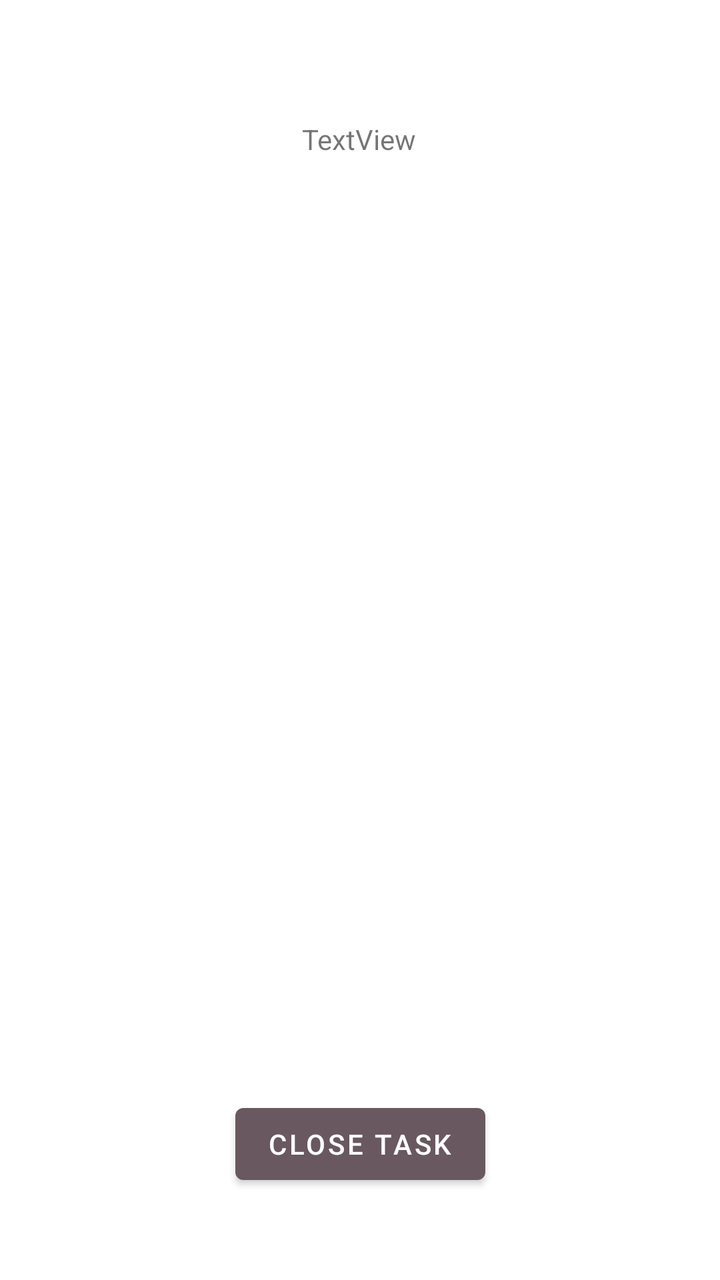
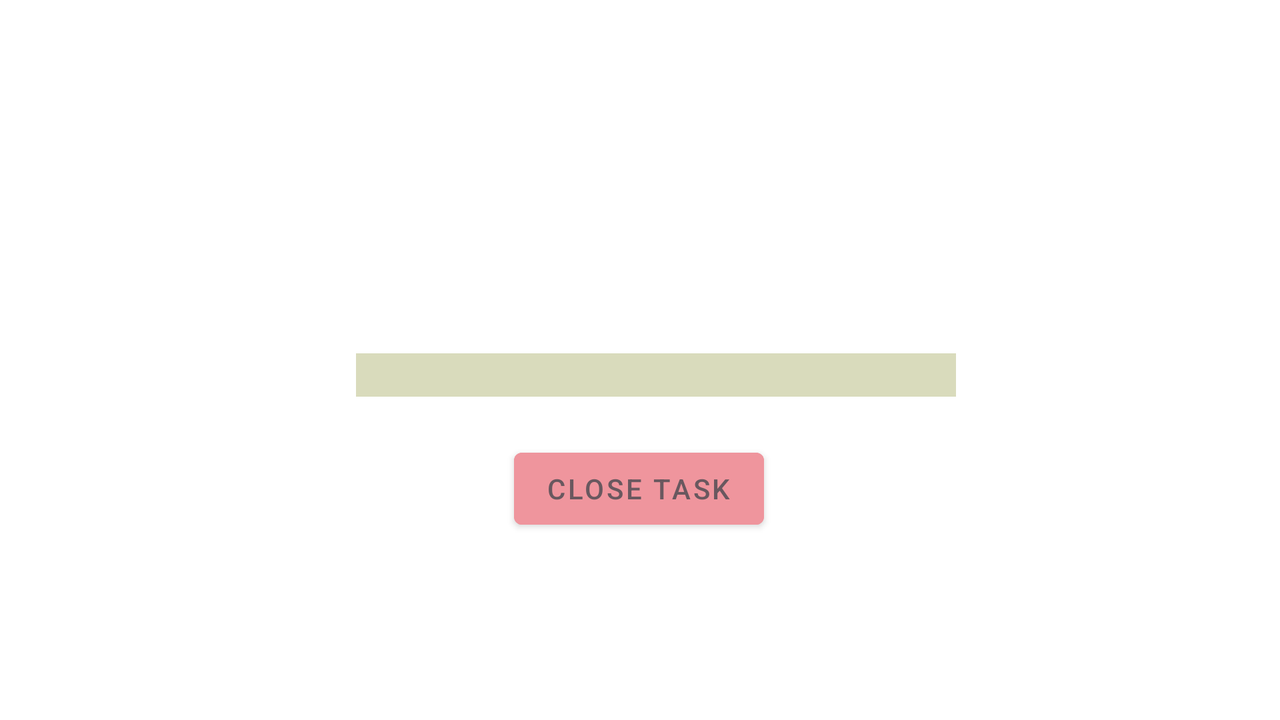

Compare how this app lays out the same screen by default and in its alternative resource folder. The renders come first, then the two layout files and the values they reference.
<!-- AndroidManifest.xml: application theme Theme.App_Project -->
<!-- res/layout/activity_taskdetail.xml -->
<?xml version="1.0" encoding="utf-8"?>
<androidx.constraintlayout.widget.ConstraintLayout
    xmlns:android="http://schemas.android.com/apk/res/android"
    xmlns:app="http://schemas.android.com/apk/res-auto"
    xmlns:tools="http://schemas.android.com/tools"
    android:layout_width="match_parent"
    android:layout_height="match_parent">

    <Button
        android:id="@+id/btn_deletetask"
        android:layout_width="wrap_content"
        android:layout_height="wrap_content"
        android:layout_marginBottom="44dp"
        android:text="Close Task"
        app:layout_constraintBottom_toBottomOf="parent"
        app:layout_constraintEnd_toEndOf="parent"
        app:layout_constraintStart_toStartOf="parent" />

    <TextView
        android:id="@+id/tv_taskdesc"
        android:layout_width="190dp"
        android:layout_height="114dp"
        android:layout_marginTop="16dp"
        android:layout_marginBottom="464dp"
        android:text="TextView"
        app:layout_constraintBottom_toTopOf="@+id/btn_deletetask"
        app:layout_constraintEnd_toEndOf="parent"
        app:layout_constraintHorizontal_bias="0.497"
        app:layout_constraintStart_toStartOf="parent"
        app:layout_constraintTop_toBottomOf="@+id/tv_taskname"
        app:layout_constraintVertical_bias="0.0" />

    <TextView
        android:id="@+id/tv_taskname"
        android:layout_width="wrap_content"
        android:layout_height="wrap_content"
        android:layout_marginTop="60dp"
        android:text="TextView"
        app:layout_constraintEnd_toEndOf="parent"
        app:layout_constraintHorizontal_bias="0.498"
        app:layout_constraintStart_toStartOf="parent"
        app:layout_constraintTop_toTopOf="parent" />
</androidx.constraintlayout.widget.ConstraintLayout>
<!-- resources referenced by this layout -->
<resources>
  <style name="Theme.App_Project" parent="Theme.MaterialComponents.Light.DarkActionBar">
          
          <item name="colorPrimary">#69585F</item>
          <item name="colorPrimaryVariant">@color/purple_700</item>
          <item name="colorOnPrimary">@color/white</item>
          
          <item name="colorSecondary">@color/teal_200</item>
          <item name="colorSecondaryVariant">@color/teal_700</item>
          <item name="colorOnSecondary">@color/black</item>
          
          <item name="android:statusBarColor" tools:targetApi="l">?attr/colorPrimaryVariant</item>
          
      </style>
  <color name="purple_700">#FF3700B3</color>
  <color name="white">#FFFFFFFF</color>
  <color name="teal_200">#FF03DAC5</color>
  <color name="teal_700">#FF018786</color>
  <color name="black">#FF000000</color>
</resources>
<!-- res/layout-land/activity_taskdetail.xml (the repository's variant of the layout above) -->
<!-- drawn on the phone turned sideways -->
<?xml version="1.0" encoding="utf-8"?>
<androidx.constraintlayout.widget.ConstraintLayout
    xmlns:android="http://schemas.android.com/apk/res/android"
    xmlns:app="http://schemas.android.com/apk/res-auto"
    xmlns:tools="http://schemas.android.com/tools"
    android:layout_width="match_parent"
    android:layout_height="match_parent">

    <Button
        android:id="@+id/btn_deletetask"
        android:layout_width="wrap_content"
        android:layout_height="wrap_content"
        android:layout_marginStart="10dp"
        android:layout_marginTop="10dp"
        android:layout_marginEnd="10dp"
        android:layout_marginBottom="80dp"
        android:backgroundTint="@color/pink"
        android:text="Close Task"
        android:textColor="@color/banner"
        app:layout_constraintBottom_toBottomOf="parent"
        app:layout_constraintEnd_toEndOf="parent"
        app:layout_constraintHorizontal_bias="0.499"
        app:layout_constraintStart_toStartOf="parent"
        app:layout_constraintTop_toBottomOf="@+id/tv_taskdesc" />

    <TextView
        android:id="@+id/tv_taskdesc"
        android:layout_width="300dp"
        android:layout_height="wrap_content"
        android:layout_marginStart="10dp"
        android:layout_marginTop="10dp"
        android:layout_marginEnd="10dp"
        android:layout_marginBottom="10dp"
        android:background="@color/light_green"
        android:textSize="16sp"
        app:layout_constraintBottom_toBottomOf="parent"
        app:layout_constraintEnd_toEndOf="parent"
        app:layout_constraintHorizontal_bias="0.525"
        app:layout_constraintStart_toStartOf="parent"
        app:layout_constraintTop_toBottomOf="@+id/tv_deadline"
        app:layout_constraintVertical_bias="0.207" />

    <TextView
        android:id="@+id/tv_deadline"
        android:layout_width="wrap_content"
        android:layout_height="wrap_content"
        android:layout_marginStart="10dp"
        android:layout_marginTop="10dp"
        android:layout_marginEnd="10dp"
        android:layout_marginBottom="10dp"
        android:textAlignment="center"
        android:textSize="24sp"
        android:textStyle="bold"
        app:layout_constraintBottom_toBottomOf="parent"
        app:layout_constraintEnd_toEndOf="parent"
        app:layout_constraintHorizontal_bias="0.499"
        app:layout_constraintStart_toStartOf="parent"
        app:layout_constraintTop_toTopOf="parent"
        app:layout_constraintVertical_bias="0.275" />

</androidx.constraintlayout.widget.ConstraintLayout>
<!-- resources referenced by the variant -->
<!-- as the phone turned sideways resolves them -->
<resources>
  <color name="banner">#69585F</color>
  <color name="light_green">#D9DBBC</color>
  <color name="pink">#EF959D</color>
  <style name="Theme.App_Project" parent="Theme.MaterialComponents.Light.DarkActionBar">
          
          <item name="colorPrimary">#69585F</item>
          <item name="colorPrimaryVariant">@color/purple_700</item>
          <item name="colorOnPrimary">@color/white</item>
          
          <item name="colorSecondary">@color/teal_200</item>
          <item name="colorSecondaryVariant">@color/teal_700</item>
          <item name="colorOnSecondary">@color/black</item>
          
          <item name="android:statusBarColor" tools:targetApi="l">?attr/colorPrimaryVariant</item>
          
      </style>
  <color name="purple_700">#FF3700B3</color>
  <color name="white">#FFFFFFFF</color>
  <color name="teal_200">#FF03DAC5</color>
  <color name="teal_700">#FF018786</color>
  <color name="black">#FF000000</color>
</resources>
